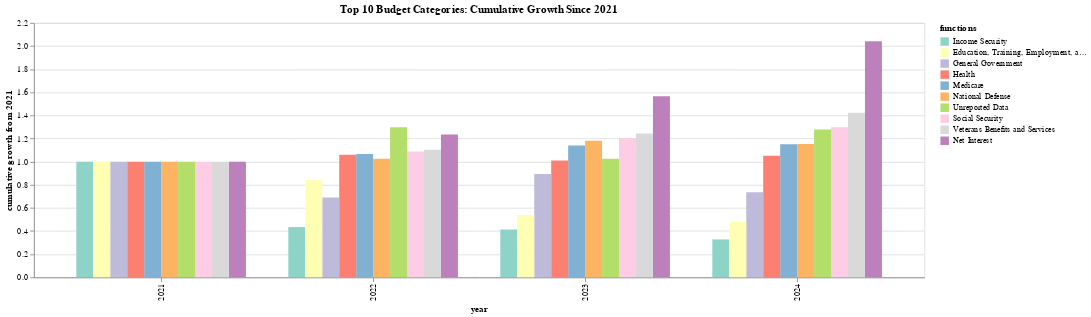

Notebook cell for this chart:
### Code cell
top_10_cum_growth = (top_10_by_year.pct_change() + 1).cumprod()
top_10_cum_growth.loc['2021'] = 1
order = list(top_10_cum_growth.iloc[-1].sort_values().index)

top_10_by_year_plot = top_10_cum_growth.reset_index().melt(id_vars=['year'], var_name='functions', value_name='value')
# cum_growth.loc['2024'].sort_values()
alt.Chart(top_10_by_year_plot).mark_bar().encode(
    x=alt.X('year:O'),
    y=alt.Y('value:Q', title='cumulative growth from 2021'),
    color=alt.Color('functions:N', sort=order, scale=alt.Scale(scheme='set3')),
    xOffset=alt.XOffset('functions:N',  sort=order),  # This creates the side-by-side bars
    tooltip = ['functions','value']
).properties(
    title='Top 10 Budget Categories: Cumulative Growth Since 2021'  # Add your title here
)

### Figure 1 — Vega-Lite specification as saved in the notebook (floating-point values rounded to 4 significant figures)
{"config": {"view": {"continuousWidth": 300, "continuousHeight": 300}}, "data": {"name": "data-3d860184a637f4570022c36f694abcdb"}, "mark": {"type": "bar"}, "encoding": {"color": {"field": "functions", "scale": {"scheme": "set3"}, "sort": ["Income Security", "Education, Training, Employment, and Social Services", "General Government", "Health", "Medicare", "National Defense", "Unreported Data", "Social Security", "Veterans Benefits and Services", "Net Interest"], "type": "nominal"}, "tooltip": [{"field": "functions", "type": "nominal"}, {"field": "value", "type": "quantitative"}], "x": {"field": "year", "type": "ordinal"}, "xOffset": {"field": "functions", "sort": ["Income Security", "Education, Training, Employment, and Social Services", "General Government", "Health", "Medicare", "National Defense", "Unreported Data", "Social Security", "Veterans Benefits and Services", "Net Interest"], "type": "nominal"}, "y": {"field": "value", "title": "cumulative growth from 2021", "type": "quantitative"}}, "title": "Top 10 Budget Categories: Cumulative Growth Since 2021", "$schema": "https://vega.github.io/schema/vega-lite/v5.20.1.json", "datasets": {"data-3d860184a637f4570022c36f694abcdb": [{"year": "2021", "functions": "Social Security", "value": 1.0}, {"year": "2022", "functions": "Social Security", "value": 1.088}, {"year": "2023", "functions": "Social Security", "value": 1.204}, {"year": "2024", "functions": "Social Security", "value": 1.297}, {"year": "2021", "functions": "Medicare", "value": 1.0}, {"year": "2022", "functions": "Medicare", "value": 1.065}, {"year": "2023", "functions": "Medicare", "value": 1.14}, {"year": "2024", "functions": "Medicare", "value": 1.151}, {"year": "2021", "functions": "National Defense", "value": 1.0}, {"year": "2022", "functions": "National Defense", "value": 1.024}, {"year": "2023", "functions": "National Defense", "value": 1.18}, {"year": "2024", "functions": "National Defense", "value": 1.154}, {"year": "2021", "functions": "Net Interest", "value": 1.0}, {"year": "2022", "functions": "Net Interest", "value": 1.236}, {"year": "2023", "functions": "Net Interest", "value": 1.565}, {"year": "2024", "functions": "Net Interest", "value": 2.041}, {"year": "2021", "functions": "Health", "value": 1.0}, {"year": "2022", "functions": "Health", "value": 1.06}, {"year": "2023", "functions": "Health", "value": 1.009}, {"year": "2024", "functions": "Health", "value": 1.051}, {"year": "2021", "functions": "Income Security", "value": 1.0}, {"year": "2022", "functions": "Income Security", "value": 0.4343}, {"year": "2023", "functions": "Income Security", "value": 0.4131}, {"year": "2024", "functions": "Income Security", "value": 0.3275}, {"year": "2021", "functions": "General Government", "value": 1.0}, {"year": "2022", "functions": "General Government", "value": 0.6897}, {"year": "2023", "functions": "General Government", "value": 0.8923}, {"year": "2024", "functions": "General Government", "value": 0.7364}, {"year": "2021", "functions": "Unreported Data", "value": 1.0}, {"year": "2022", "functions": "Unreported Data", "value": 1.297}, {"year": "2023", "functions": "Unreported Data", "value": 1.026}, {"year": "2024", "functions": "Unreported Data", "value": 1.277}, {"year": "2021", "functions": "Veterans Benefits and Services", "value": 1.0}, {"year": "2022", "functions": "Veterans Benefits and Services", "value": 1.102}, {"year": "2023", "functions": "Veterans Benefits and Services", "value": 1.244}, {"year": "2024", "functions": "Veterans Benefits and Services", "value": 1.424}, {"year": "2021", "functions": "Education, Training, Employment, and Social Services", "value": 1.0}, {"year": "2022", "functions": "Education, Training, Employment, and Social Services", "value": 0.8415}, {"year": "2023", "functions": "Education, Training, Employment, and Social Services", "value": 0.5391}, {"year": "2024", "functions": "Education, Training, Employment, and Social Services", "value": 0.48}]}}
